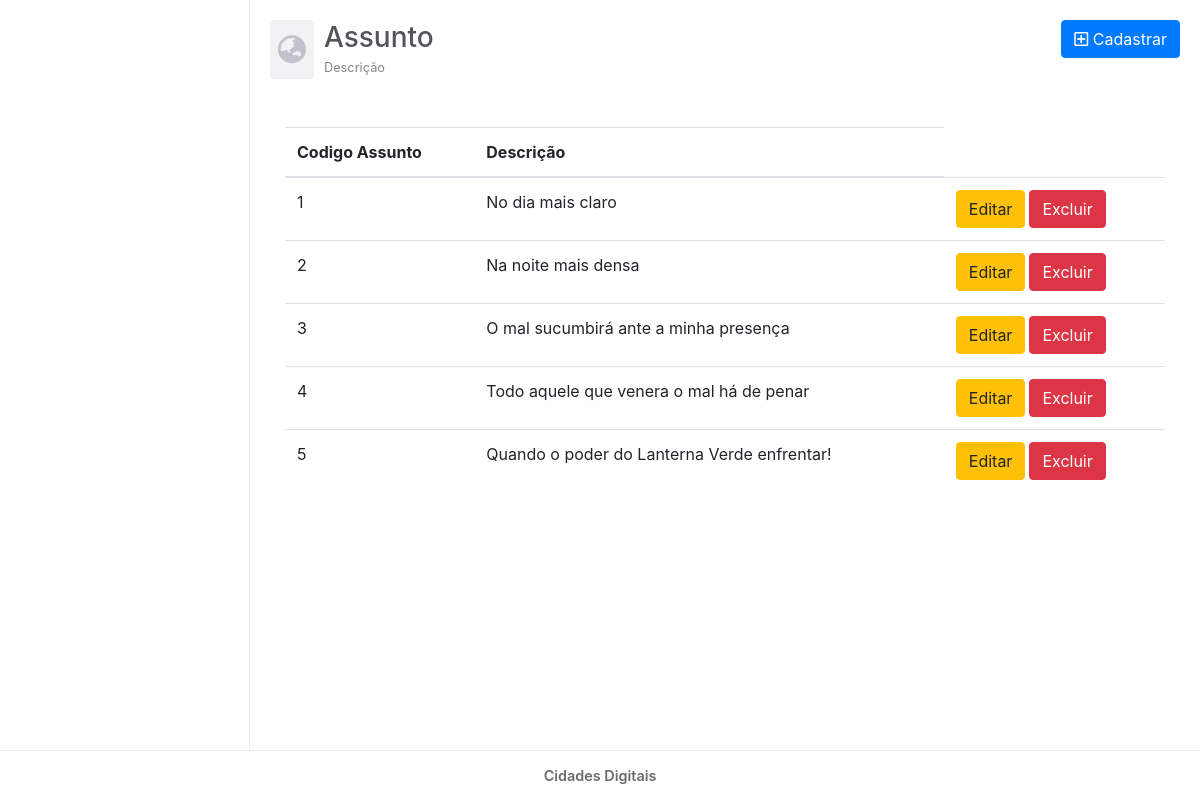
/View/Assunto.php, run on an earlier commit of the app's database.
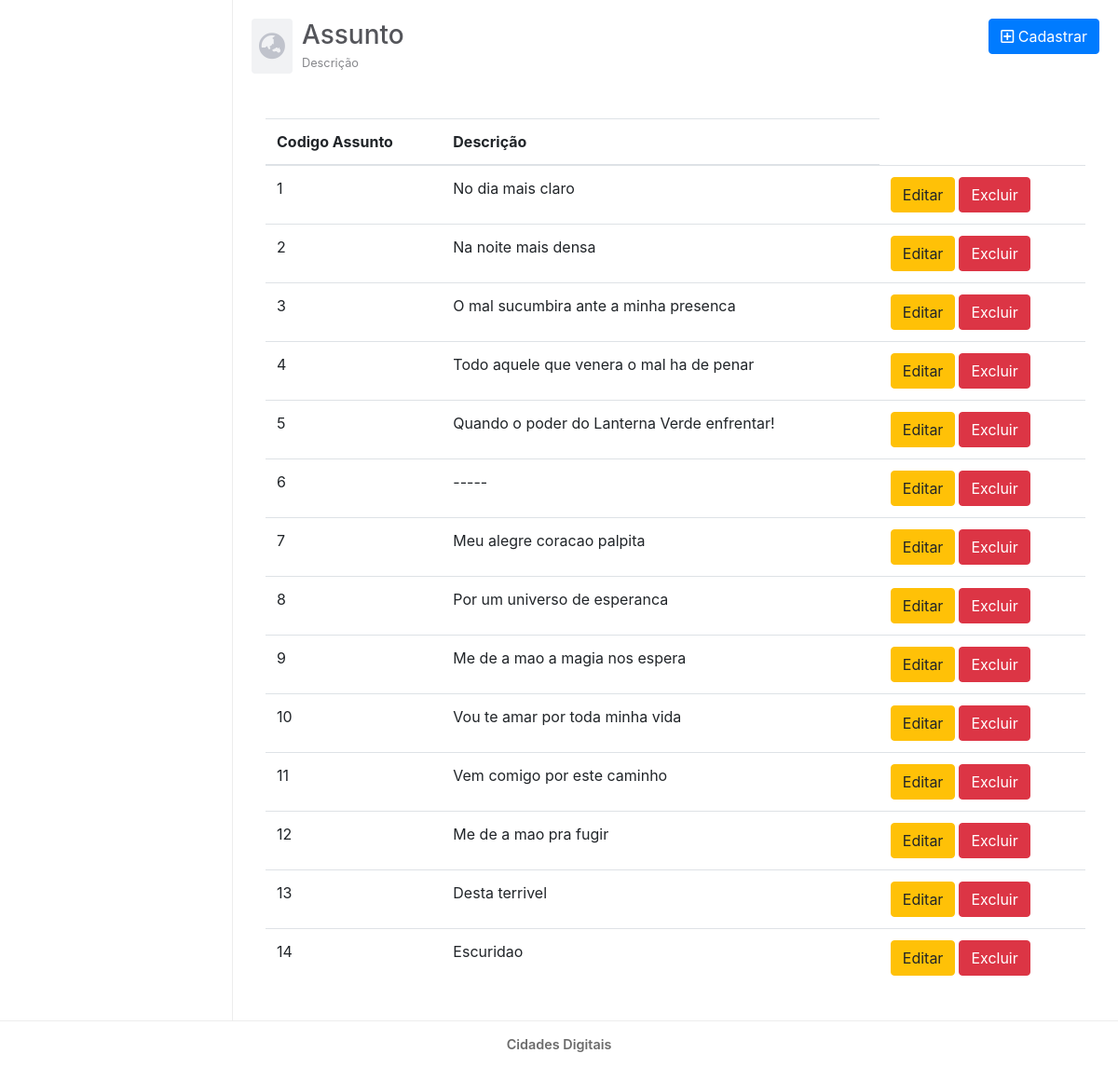
And on a later commit of the database.
### tables this page shows
CREATE TABLE IF NOT EXISTS `assunto` (
  `cod_assunto` int(11) NOT NULL AUTO_INCREMENT,
  `descricao` varchar(45) DEFAULT NULL,
  PRIMARY KEY (`cod_assunto`)
);

### Model/DAO/ClassAssuntoDAO.PHP (called while the page is built, shortened)
<?php
class ClassAssuntoDAO {
    public function listarAssunto(){
        try {
            $pdo = Conexao::getInstance();
            $sql = "SELECT cod_assunto, descricao FROM assunto ORDER BY cod_assunto ASC";
            $stmt = $pdo->prepare($sql);
            $stmt->execute();
            return $stmt->fetchAll();
        } catch (PDOException $ex) {
            return $ex->getMessage();
        }
    }
}

### Controller/ControleListarAssunto.php (called while the page is built)
<?php
require_once '../Model/DAO/ClassAssuntoDAO.php';
$listar = new ClassAssuntoDAO();
$dados = $listar->listarAssunto();
if($dados) {
    $array_dados = $dados;
} else {
    $array_dados = [];
}

### view/Assunto.php (the view, shortened to what this page needs)
<?php
    include_once("_cabecalho.php");
    require_once("../Controller/ControleListarAssunto.php");
    ?>
    <main id="main">
        <div class="row mb-5">
          <div id="mainHeader" class="col-md-6 d-flex align-items-center">
            <span id="mainHeaderIcon">
                <i class="fas fa-globe-asia"></i>
            </span>
            <span>
            <h3 class="mb-0">Assunto</h3>
            <small>Descrição</small>
            </span>
            </div>
            <div class="col-md-6 text-right">
                <button type="button" class="btn btn-primary" data-toggle="modal" data-target=".cadastrar-assunto-modal-lg">
                <i class="far fa-plus-square"></i>
                Cadastrar
                </button>
            </div>
        </div>
        <div class="container">
          <div class="row">
            <div class="col-12">
              <div class="table-responsive">
                <table class="table">
                  <thead>
                    <tr>
                      <th scope="col">Codigo Assunto</th>
                      <th scope="col">Descrição</th>
                    </tr>
                  </thead>
                  <tbody>
                  <?php
                    foreach($array_dados as $key => $value) {
                        ?>
                        <tr>
                          <td><?php echo $value['cod_assunto'] ?></td>
                          <td><?php echo $value['descricao'] ?></td>
                          <td>
                            <span class="d-flex">
                              <button type="button" class="btn btn-warning mr-1">Editar</button>
                              <button onclick="apagarDados('<?php echo URL ?>Controller/ControleApagarAssunto.php?cod_assunto=<?php echo $value['cod_assunto'] ?>')" class="btn btn-danger">Excluir</button>
                            </span>
                          </td>
                        </tr>
                        <?php
                    }
                  ?>
                  </tbody>
                </table>
              </div>
            </div>
          </div>
        </div>
    </main>
    <?php
    include_once('_rodape.php');
?>

### view/_cabecalho.php (shortened to what this page needs)
<!DOCTYPE html>
<html lang="pt-br">
  <head>
    <link rel="stylesheet" href="<?php echo URL ?>View/css/estilos.css">
    <link rel="stylesheet" href="<?php echo URL ?>View/css/icones.css">
    <link rel="stylesheet" href="<?php echo URL ?>View/css/bootstrap.css">
  </head>
  <body>
  <div class="w-100">
    <header id="header">
    </header>

### view/_rodape.php (shortened to what this page needs)
    <footer id="footer">
      <p>
        Cidades Digitais
      </p>
    </footer>
</div>
  </body>
</html>

### view/css/estilos.css (style rules this page uses)
* { margin: 0; padding: 0; box-sizing: border-box; }
html, body, body>div, #container { height: 100%; }
body>div { display: grid; grid-template-columns: 250px 1fr; grid-template-rows: 1fr 50px; grid-template-areas: "header main" "footer footer"; max-width: 100%; }
header#header { grid-area: header; border-right: 1px solid #ededed; padding: 20px; }
main#main { grid-area: main; padding: 20px; }
main#main #mainHeader #mainHeaderIcon { font-size: 1.8rem; padding: 8px; border-radius: 4px; background: #f1f2f4; color: #c0c3cc; margin-right: 10px; }
main#main #mainHeader span h3 { color: #54555a; }
main#main #mainHeader span small { color: #86878b; }
footer#footer { grid-area: footer; display: flex; flex-direction: row; justify-content: center; align-items: center; align-content: center; border-top: 1px solid #ededed; }
footer p { margin: 0; padding: 0; text-align: center; font-size: .9rem; color: #6b6b6b; font-weight: 600; }

What changed in the data, as far as the page shows it:
changed assunto id 3: descricao "O mal sucumbirá ante a minha presença" → "O mal sucumbira ante a minha presenca"
changed assunto id 4: descricao "Todo aquele que venera o mal há de penar" → "Todo aquele que venera o mal ha de penar"
added assunto: cod_assunto "6", descricao "-----"
added assunto: cod_assunto "7", descricao "Meu alegre coracao palpita"
added assunto: cod_assunto "8", descricao "Por um universo de esperanca"
added assunto: cod_assunto "9", descricao "Me de a mao a magia nos espera"
added assunto: cod_assunto "10", descricao "Vou te amar por toda minha vida"
added assunto: cod_assunto "11", descricao "Vem comigo por este caminho"
added assunto: cod_assunto "12", descricao "Me de a mao pra fugir"
added assunto: cod_assunto "13", descricao "Desta terrivel"
added assunto: cod_assunto "14", descricao "Escuridao"
